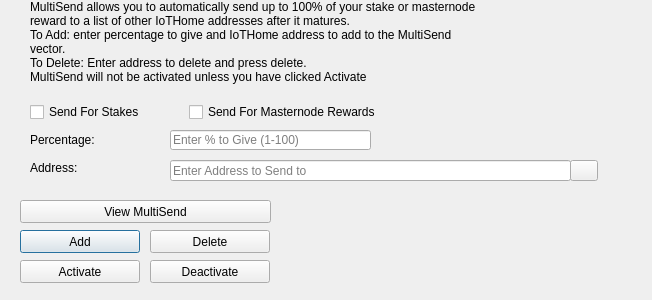
<?xml version="1.0" encoding="UTF-8"?>
<ui version="4.0">
 <class>MultiSendDialog</class>
 <widget class="QDialog" name="MultiSendDialog">
  <property name="windowModality">
   <enum>Qt::NonModal</enum>
  </property>
  <property name="geometry">
   <rect>
    <x>0</x>
    <y>0</y>
    <width>652</width>
    <height>300</height>
   </rect>
  </property>
  <property name="windowTitle">
   <string>MultiSend</string>
  </property>
  <widget class="QLineEdit" name="multiSendPercentEdit">
   <property name="geometry">
    <rect>
     <x>170</x>
     <y>130</y>
     <width>201</width>
     <height>20</height>
    </rect>
   </property>
   <property name="toolTip">
    <string>Enter whole numbers 1 - 100</string>
   </property>
   <property name="placeholderText">
    <string>Enter % to Give (1-100)</string>
   </property>
  </widget>
  <widget class="QLineEdit" name="multiSendAddressEdit">
   <property name="geometry">
    <rect>
     <x>170</x>
     <y>160</y>
     <width>401</width>
     <height>21</height>
    </rect>
   </property>
   <property name="toolTip">
    <string/>
   </property>
   <property name="placeholderText">
    <string>Enter Address to Send to</string>
   </property>
  </widget>
  <widget class="QLabel" name="label_2">
   <property name="geometry">
    <rect>
     <x>30</x>
     <y>0</y>
     <width>451</width>
     <height>121</height>
    </rect>
   </property>
   <property name="lineWidth">
    <number>1</number>
   </property>
   <property name="text">
    <string>MultiSend allows you to automatically send up to 100% of your stake or masternode reward to a list of other IoTHome addresses after it matures.
To Add: enter percentage to give and IoTHome address to add to the MultiSend vector.
To Delete: Enter address to delete and press delete.
MultiSend will not be activated unless you have clicked Activate</string>
   </property>
   <property name="alignment">
    <set>Qt::AlignLeading|Qt::AlignLeft|Qt::AlignTop</set>
   </property>
   <property name="wordWrap">
    <bool>true</bool>
   </property>
  </widget>
  <widget class="QLabel" name="message">
   <property name="geometry">
    <rect>
     <x>290</x>
     <y>200</y>
     <width>351</width>
     <height>91</height>
    </rect>
   </property>
   <property name="text">
    <string/>
   </property>
  </widget>
  <widget class="QPushButton" name="addButton">
   <property name="geometry">
    <rect>
     <x>20</x>
     <y>230</y>
     <width>120</width>
     <height>23</height>
    </rect>
   </property>
   <property name="toolTip">
    <string/>
   </property>
   <property name="statusTip">
    <string>Add to MultiSend Vector</string>
   </property>
   <property name="text">
    <string>Add</string>
   </property>
  </widget>
  <widget class="QPushButton" name="disableButton">
   <property name="geometry">
    <rect>
     <x>150</x>
     <y>260</y>
     <width>120</width>
     <height>23</height>
    </rect>
   </property>
   <property name="statusTip">
    <string>Deactivate MultiSend</string>
   </property>
   <property name="text">
    <string>Deactivate</string>
   </property>
  </widget>
  <widget class="QPushButton" name="addressBookButton">
   <property name="geometry">
    <rect>
     <x>570</x>
     <y>160</y>
     <width>28</width>
     <height>21</height>
    </rect>
   </property>
   <property name="toolTip">
    <string>Choose an address from the address book</string>
   </property>
   <property name="text">
    <string/>
   </property>
   <property name="icon">
    <iconset resource="../iothome.qrc">
     <normaloff>:/icons/address-book</normaloff>:/icons/address-book</iconset>
   </property>
   <property name="shortcut">
    <string>Alt+A</string>
   </property>
   <property name="autoDefault">
    <bool>false</bool>
   </property>
  </widget>
  <widget class="QLabel" name="label">
   <property name="geometry">
    <rect>
     <x>30</x>
     <y>130</y>
     <width>121</width>
     <height>20</height>
    </rect>
   </property>
   <property name="toolTip">
    <string>Percentage of stake to send</string>
   </property>
   <property name="text">
    <string>Percentage:</string>
   </property>
  </widget>
  <widget class="QLabel" name="label_5">
   <property name="geometry">
    <rect>
     <x>30</x>
     <y>160</y>
     <width>111</width>
     <height>16</height>
    </rect>
   </property>
   <property name="toolTip">
    <string>Address to send portion of stake to</string>
   </property>
   <property name="text">
    <string>Address:</string>
   </property>
  </widget>
  <widget class="QPushButton" name="deleteButton">
   <property name="geometry">
    <rect>
     <x>150</x>
     <y>230</y>
     <width>120</width>
     <height>23</height>
    </rect>
   </property>
   <property name="toolTip">
    <string/>
   </property>
   <property name="statusTip">
    <string>Delete Address From MultiSend Vector</string>
   </property>
   <property name="text">
    <string>Delete</string>
   </property>
  </widget>
  <widget class="QPushButton" name="activateButton">
   <property name="geometry">
    <rect>
     <x>20</x>
     <y>260</y>
     <width>120</width>
     <height>23</height>
    </rect>
   </property>
   <property name="statusTip">
    <string>Activate MultiSend</string>
   </property>
   <property name="text">
    <string>Activate</string>
   </property>
  </widget>
  <widget class="QPushButton" name="viewButton">
   <property name="geometry">
    <rect>
     <x>20</x>
     <y>200</y>
     <width>251</width>
     <height>23</height>
    </rect>
   </property>
   <property name="toolTip">
    <string/>
   </property>
   <property name="statusTip">
    <string>View MultiSend Vector</string>
   </property>
   <property name="text">
    <string>View MultiSend</string>
   </property>
  </widget>
  <widget class="QWidget" name="horizontalLayoutWidget">
   <property name="geometry">
    <rect>
     <x>30</x>
     <y>100</y>
     <width>351</width>
     <height>24</height>
    </rect>
   </property>
   <layout class="QHBoxLayout" name="horizontalLayout">
    <item>
     <widget class="QCheckBox" name="multiSendStakeCheckBox">
      <property name="text">
       <string>Send For Stakes</string>
      </property>
     </widget>
    </item>
    <item>
     <widget class="QCheckBox" name="multiSendMasternodeCheckBox">
      <property name="text">
       <string>Send For Masternode Rewards</string>
      </property>
     </widget>
    </item>
   </layout>
  </widget>
 </widget>
 <resources>
  <include location="../iothome.qrc"/>
 </resources>
 <connections/>
</ui>
